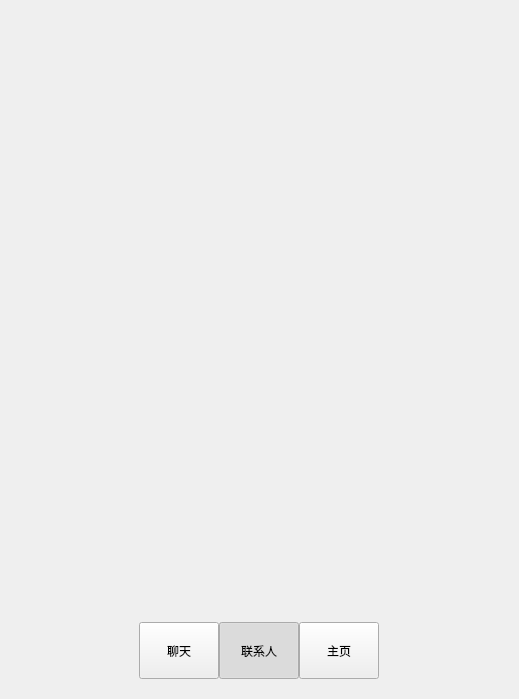
<?xml version="1.0" encoding="UTF-8"?>
<ui version="4.0">
 <class>MainPageWidget</class>
 <widget class="QWidget" name="MainPageWidget">
  <property name="geometry">
   <rect>
    <x>0</x>
    <y>0</y>
    <width>519</width>
    <height>699</height>
   </rect>
  </property>
  <property name="windowTitle">
   <string>Form</string>
  </property>
  <layout class="QVBoxLayout" name="verticalLayout_2">
   <item>
    <layout class="QVBoxLayout" name="verticalLayout" stretch="8,1">
     <item>
      <widget class="QStackedWidget" name="stackedWidget"/>
     </item>
     <item>
      <widget class="QWidget" name="widget" native="true">
       <property name="autoFillBackground">
        <bool>true</bool>
       </property>
       <layout class="QHBoxLayout" name="horizontalLayout_2">
        <item>
         <layout class="QHBoxLayout" name="horizontalLayout">
          <property name="spacing">
           <number>0</number>
          </property>
          <item>
           <widget class="QToolButton" name="switchChatPage">
            <property name="maximumSize">
             <size>
              <width>80</width>
              <height>80</height>
             </size>
            </property>
            <property name="text">
             <string>聊天</string>
            </property>
            <property name="checkable">
             <bool>true</bool>
            </property>
            <property name="autoExclusive">
             <bool>true</bool>
            </property>
            <property name="toolButtonStyle">
             <enum>Qt::ToolButtonTextUnderIcon</enum>
            </property>
           </widget>
          </item>
          <item>
           <widget class="QToolButton" name="switchContactsPage">
            <property name="maximumSize">
             <size>
              <width>80</width>
              <height>80</height>
             </size>
            </property>
            <property name="text">
             <string>联系人</string>
            </property>
            <property name="checkable">
             <bool>true</bool>
            </property>
            <property name="checked">
             <bool>true</bool>
            </property>
            <property name="autoExclusive">
             <bool>true</bool>
            </property>
            <property name="toolButtonStyle">
             <enum>Qt::ToolButtonTextUnderIcon</enum>
            </property>
           </widget>
          </item>
          <item>
           <widget class="QToolButton" name="switchFunctioanlPage">
            <property name="maximumSize">
             <size>
              <width>80</width>
              <height>80</height>
             </size>
            </property>
            <property name="text">
             <string>主页</string>
            </property>
            <property name="checkable">
             <bool>true</bool>
            </property>
            <property name="checked">
             <bool>false</bool>
            </property>
            <property name="autoExclusive">
             <bool>true</bool>
            </property>
            <property name="toolButtonStyle">
             <enum>Qt::ToolButtonTextUnderIcon</enum>
            </property>
           </widget>
          </item>
         </layout>
        </item>
       </layout>
      </widget>
     </item>
    </layout>
   </item>
  </layout>
 </widget>
 <resources/>
 <connections/>
</ui>
